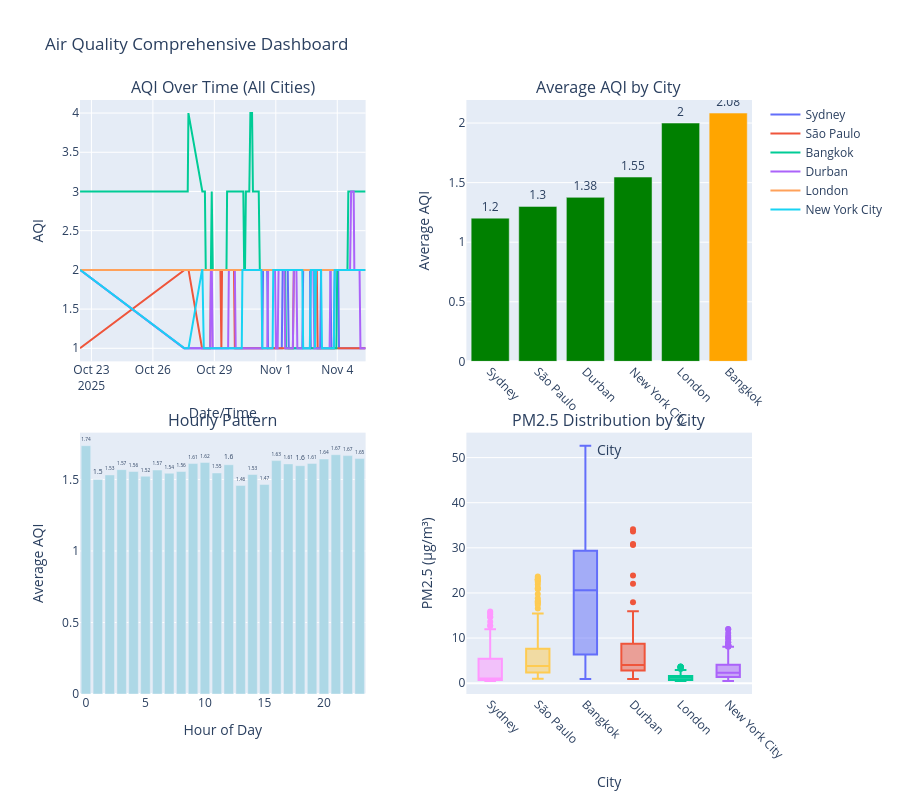

Write notebook code for a chart like this one.
### Markdown cell above
## 5. Interactive Dashboard 📊

### Code cell
# Create comprehensive dashboard
fig = make_subplots(
    rows=2, cols=2,
    subplot_titles=(
        'AQI Over Time (All Cities)',
        'Average AQI by City',
        'Hourly Pattern',
        'PM2.5 Distribution by City'
    ),
    specs=[
        [{"type": "scatter"}, {"type": "bar"}],
        [{"type": "bar"}, {"type": "box"}]
    ],
    vertical_spacing=0.12,
    horizontal_spacing=0.15
)

# 1. Time series (top left)
for city in df['city_name'].unique():
    city_data = df[df['city_name'] == city].sort_values('timestamp')
    fig.add_trace(
        go.Scatter(x=city_data['timestamp'], y=city_data['aqi'],
                   name=city, mode='lines', showlegend=True),
        row=1, col=1
    )

# 2. City averages (top right)
city_avg = df.groupby('city_name')['aqi'].mean().sort_values()
colors_bar = ['green' if x <= 2 else 'orange' if x <= 3 else 'red' for x in city_avg.values]
fig.add_trace(
    go.Bar(x=city_avg.index, y=city_avg.values, marker_color=colors_bar,
           showlegend=False, text=city_avg.values.round(2), textposition='outside'),
    row=1, col=2
)

# 3. Hourly pattern (bottom left)
hourly = df.groupby('hour')['aqi'].mean()
fig.add_trace(
    go.Bar(x=hourly.index, y=hourly.values, marker_color='lightblue',
           showlegend=False, text=hourly.values.round(2), textposition='outside'),
    row=2, col=1
)

# 4. PM2.5 box plot (bottom right)
for city in df['city_name'].unique():
    fig.add_trace(
        go.Box(y=df[df['city_name'] == city]['pm2_5'],
               name=city, showlegend=False),
        row=2, col=2
    )

# Update layout
fig.update_layout(height=800, title_text="Air Quality Comprehensive Dashboard", showlegend=True)
fig.update_xaxes(title_text="Date/Time", row=1, col=1)
fig.update_xaxes(title_text="City", tickangle=45, row=1, col=2)
fig.update_xaxes(title_text="Hour of Day", row=2, col=1)
fig.update_xaxes(title_text="City", tickangle=45, row=2, col=2)

fig.update_yaxes(title_text="AQI", row=1, col=1)
fig.update_yaxes(title_text="Average AQI", row=1, col=2)
fig.update_yaxes(title_text="Average AQI", row=2, col=1)
fig.update_yaxes(title_text="PM2.5 (μg/m³)", row=2, col=2)

fig.show()

# Save dashboard
dashboard_path = project_root / 'notebooks' / 'aqi_dashboard.html'
fig.write_html(str(dashboard_path))
print(f"\n✅ Dashboard saved to: {dashboard_path}")
print("📊 You can open this HTML file in any browser for a standalone dashboard!")

### Figure 1 — Plotly figure (JSON) as saved in the notebook; plotly's stock layout.template omitted (floating-point values rounded to 4 significant figures; data arrays with more than 128 entries replaced by an {"elided": "..."} marker saying what was removed)
{"data": [{"mode": "lines", "name": "Sydney", "showlegend": true, "type": "scatter", "x": {"elided": "203 str values"}, "xaxis": "x", "y": {"elided": "203 int values"}, "yaxis": "y"}, {"mode": "lines", "name": "São Paulo", "showlegend": true, "type": "scatter", "x": {"elided": "203 str values"}, "xaxis": "x", "y": {"elided": "203 int values"}, "yaxis": "y"}, {"mode": "lines", "name": "Bangkok", "showlegend": true, "type": "scatter", "x": {"elided": "203 str values"}, "xaxis": "x", "y": {"elided": "203 int values"}, "yaxis": "y"}, {"mode": "lines", "name": "Durban", "showlegend": true, "type": "scatter", "x": {"elided": "202 str values"}, "xaxis": "x", "y": {"elided": "202 int values"}, "yaxis": "y"}, {"mode": "lines", "name": "London", "showlegend": true, "type": "scatter", "x": {"elided": "203 str values"}, "xaxis": "x", "y": {"elided": "203 int values"}, "yaxis": "y"}, {"mode": "lines", "name": "New York City", "showlegend": true, "type": "scatter", "x": {"elided": "203 str values"}, "xaxis": "x", "y": {"elided": "203 int values"}, "yaxis": "y"}, {"marker": {"color": ["green", "green", "green", "green", "green", "orange"]}, "showlegend": false, "text": [1.2, 1.3, 1.38, 1.55, 2.0, 2.08], "textposition": "outside", "type": "bar", "x": ["Sydney", "São Paulo", "Durban", "New York City", "London", "Bangkok"], "xaxis": "x2", "y": [1.202, 1.3, 1.376, 1.547, 2.0, 2.084], "yaxis": "y2"}, {"marker": {"color": "lightblue"}, "showlegend": false, "text": [1.74, 1.5, 1.53, 1.57, 1.56, 1.52, 1.57, 1.54, 1.56, 1.61, 1.62, 1.55, 1.6, 1.46, 1.53, 1.47, 1.63, 1.61, 1.6, 1.61, 1.64, 1.67, 1.67, 1.65], "textposition": "outside", "type": "bar", "x": [0, 1, 2, 3, 4, 5, 6, 7, 8, 9, 10, 11, 12, 13, 14, 15, 16, 17, 18, 19, 20, 21, 22, 23], "xaxis": "x3", "y": [1.736, 1.5, 1.532, 1.569, 1.556, 1.523, 1.566, 1.543, 1.556, 1.611, 1.619, 1.545, 1.603, 1.458, 1.534, 1.465, 1.632, 1.609, 1.596, 1.612, 1.643, 1.673, 1.667, 1.646], "yaxis": "y3"}, {"name": "Sydney", "showlegend": false, "type": "box", "xaxis": "x4", "y": {"elided": "203 float values"}, "yaxis": "y4"}, {"name": "São Paulo", "showlegend": false, "type": "box", "xaxis": "x4", "y": {"elided": "203 float values"}, "yaxis": "y4"}, {"name": "Bangkok", "showlegend": false, "type": "box", "xaxis": "x4", "y": {"elided": "203 float values"}, "yaxis": "y4"}, {"name": "Durban", "showlegend": false, "type": "box", "xaxis": "x4", "y": {"elided": "202 float values"}, "yaxis": "y4"}, {"name": "London", "showlegend": false, "type": "box", "xaxis": "x4", "y": {"elided": "203 float values"}, "yaxis": "y4"}, {"name": "New York City", "showlegend": false, "type": "box", "xaxis": "x4", "y": {"elided": "203 float values"}, "yaxis": "y4"}], "layout": {"annotations": [{"font": {"size": 16}, "showarrow": false, "text": "AQI Over Time (All Cities)", "x": 0.2125, "xanchor": "center", "xref": "paper", "y": 1, "yanchor": "bottom", "yref": "paper"}, {"font": {"size": 16}, "showarrow": false, "text": "Average AQI by City", "x": 0.7875, "xanchor": "center", "xref": "paper", "y": 1, "yanchor": "bottom", "yref": "paper"}, {"font": {"size": 16}, "showarrow": false, "text": "Hourly Pattern", "x": 0.2125, "xanchor": "center", "xref": "paper", "y": 0.44, "yanchor": "bottom", "yref": "paper"}, {"font": {"size": 16}, "showarrow": false, "text": "PM2.5 Distribution by City", "x": 0.7875, "xanchor": "center", "xref": "paper", "y": 0.44, "yanchor": "bottom", "yref": "paper"}], "height": 800, "showlegend": true, "title": {"text": "Air Quality Comprehensive Dashboard"}, "xaxis": {"anchor": "y", "domain": [0, 0.425], "title": {"text": "Date/Time"}}, "xaxis2": {"anchor": "y2", "domain": [0.575, 1], "tickangle": 45, "title": {"text": "City"}}, "xaxis3": {"anchor": "y3", "domain": [0, 0.425], "title": {"text": "Hour of Day"}}, "xaxis4": {"anchor": "y4", "domain": [0.575, 1], "tickangle": 45, "title": {"text": "City"}}, "yaxis": {"anchor": "x", "domain": [0.56, 1], "title": {"text": "AQI"}}, "yaxis2": {"anchor": "x2", "domain": [0.56, 1], "title": {"text": "Average AQI"}}, "yaxis3": {"anchor": "x3", "domain": [0, 0.44], "title": {"text": "Average AQI"}}, "yaxis4": {"anchor": "x4", "domain": [0, 0.44], "title": {"text": "PM2.5 (μg/m³)"}}}}
